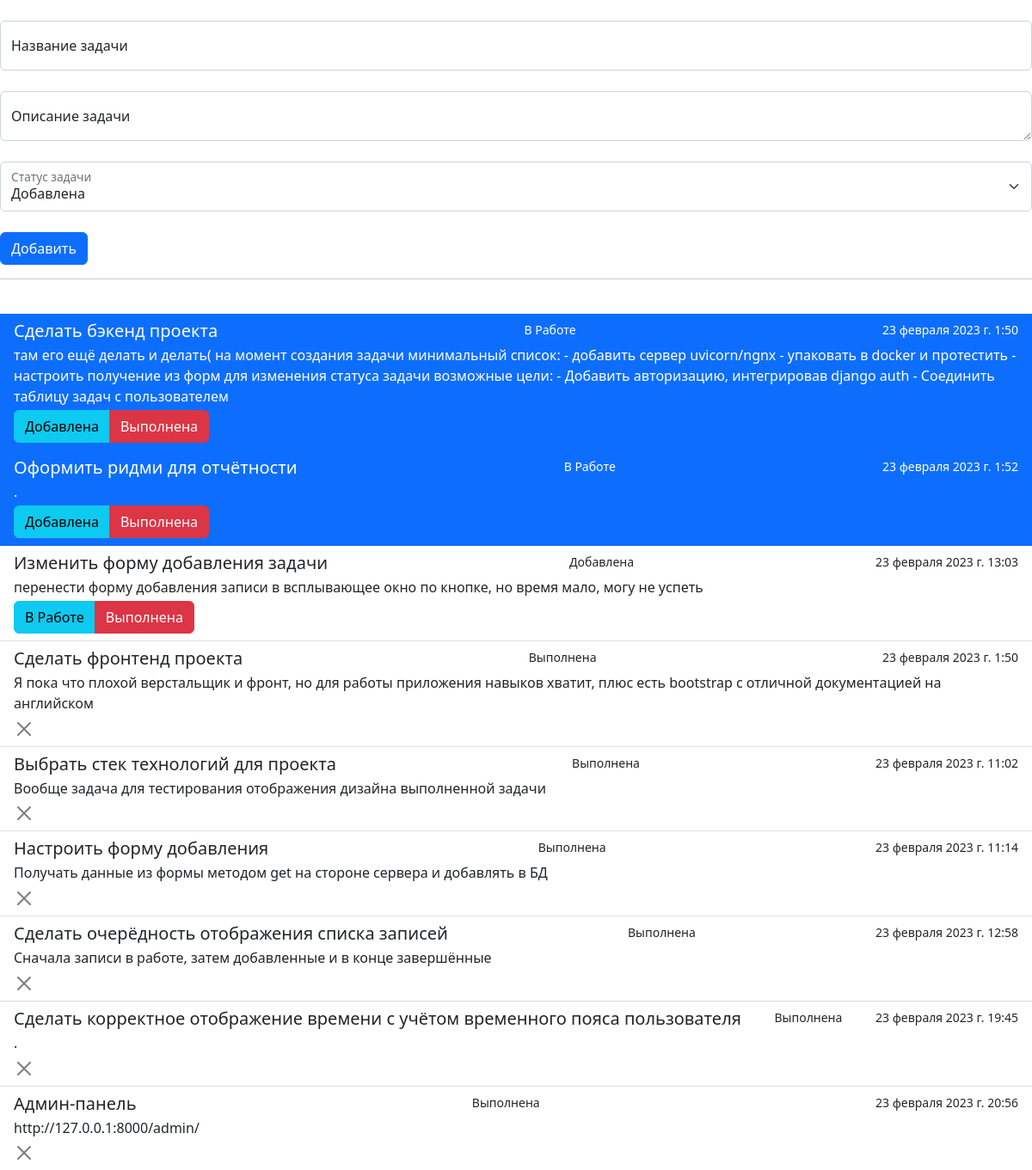
The page / on the database its author committed.
### service/apps/task_manager/models.py (models this page shows, shortened)
class Task(models.Model):
    ADD = "Добавлена"
    WORKED = "В Работе"
    END = "Выполнена"
    CHOISE_STATUS = [
        (ADD, "Добавлена"),
        (WORKED, "В Работе"),
        (END, "Выполнена")
    ]
    title = models.CharField('Название задачи', max_length=100)
    description = models.TextField('Описание задачи', null=False)
    status = models.CharField('Статус задачи', max_length=15, choices=CHOISE_STATUS, default=ADD)
    create_dateTime = models.DateTimeField("Время создания Задачи", auto_now_add=True)
    class Meta:
        verbose_name = 'Задача'
        verbose_name_plural = 'Задачи'

### service/apps/task_manager/views.py (the view, shortened to what this page needs)
# urls.py: path('', views.tasks, name = "tasks"),
def tasks(request, id: int = -1, status: str = None):
    if request.GET.get("Title") and request.GET.get("description") and request.GET.get("status"):
        if not Task.objects.filter(title=request.GET.get("Title")).exists():
            Task.objects.create(title=request.GET.get("Title"), description = request.GET.get("description"), status = request.GET.get("status"))
    out = {"Задачи" : []}
    current_tz = pytz.timezone('Asia/Yekaterinburg')
    timezone.activate(current_tz)
    Tasks = Task.objects.filter(status=Task.WORKED)
    for i in Tasks:
        out["Задачи"].append({
            "Имя" : i.title,
            "Описание" : i.description,
            "Состояние": i.status.title(),
            "id": i.id,
            "Время" : i.create_dateTime,
        })
    Tasks = Task.objects.filter(status=Task.ADD)
    for i in Tasks:
        out["Задачи"].append({
            "Имя" : i.title,
            "Описание" : i.description,
            "Состояние": i.status.title(),
            "id": i.id,
            "Время" : i.create_dateTime,
        })
    Tasks = Task.objects.filter(status=Task.END)
    for i in Tasks:
        out["Задачи"].append({
            "Имя" : i.title,
            "Описание" : i.description,
            "Состояние": i.status.title(),
            "id": i.id,
            "Время" : i.create_dateTime,
        })
    return render(request, 'index.html', out)

### service/templates/index.html (shortened to what this page needs)
<!DOCTYPE html>
{% load static %}
<head>
    <link rel="stylesheet" href="{% static "bootstrap.min.css" %}" />
</head>
<body>
    <br>
    <form action="{% url 'tasks' %}" method="get">
        <div class="form-floating">
            <input type="text" class="form-control" id="floatingTitle" placeholder="Название" name="Title">
            <label for="floatingTitle">Название задачи</label>
          </div>
              <br>
              <div class="form-floating">
                <textarea class="form-control" placeholder="Leave a comment here" id="floatingTextarea" name="description"></textarea>
                <label for="floatingTextarea">Описание задачи</label>
              </div>
              <br>
              <div class="form-floating">
                <select class="form-select" id="floatingSelect" aria-label="Floating label select example" name="status">
                  <option selected>Добавлена</option>
                </select>
                <label for="floatingSelect">Статус задачи</label>
              </div>
              <br>
          <div class="form-group">
            <button type="submit" class="btn btn-primary">Добавить</button>
          </div>
    </form>
    <hr>
    <br>
    <ul class="list-group list-group-flush">
        {% for el in Задачи %}
        {% if el.Состояние == "В Работе" %}
        <li class="list-group-item list-group-item-action flex-column align-items-start active">
        {% elif el.Состояние == "Добавлена"%}
        <li class="list-group-item list-group-item-action flex-column align-items-start">
        {% elif el.Состояние == "Выполнена"%}
        <li class="list-group-item list-group-item-action flex-column align-items-start">
        {% else %}
        <li class="list-group-item list-group-item-action flex-column align-items-start">
        {% endif %}
        <div class="d-flex w-100 justify-content-between">
        <h5 class="mb-1">{{el.Имя}}</h5>
        <small>{{el.Состояние}}</small>
        <small>{{el.Время}}</small>
        </div>
        <p class="mb-1">{{el.Описание}}</p>
        <div class="btn-group">
          {% if el.Состояние == "В Работе" %}
          <a href="{% url 'change' el.id "Добавлена" %}" class="btn btn-info">Добавлена</a>
          <a href="{% url 'change' el.id "Выполнена" %}" class="btn btn-danger">Выполнена</a>
        {% elif el.Состояние == "Добавлена"%}
          <a href="{% url 'change' el.id "В Работе" %}" class="btn btn-info">В Работе</a>
          <a href="{% url 'change' el.id "Выполнена" %}" class="btn btn-danger">Выполнена</a>
        {% elif el.Состояние == "Выполнена"%}
        <a href="{% url 'change' el.id "Удалить" %}" class="btn-close" aria-label="Close"></a>
        {% endif %}
        </div>
      </li>
        {% endfor %}
      </ul>
</body>
</html>

### rows shown on the page
Task: Имя "Сделать бэкенд проекта", Время "23 февраля 2023 г. 1:50", Описание "там его ещё делать и делать( на момент создания задачи минимальный список: - добавить сервер uvicorn/ngnx - упаковать в docker и протестить - настроить получение из форм для изменения статуса задачи возможные цели: - Добавить авторизацию, интегрировав django auth - Соединить таблицу задач с пользователем"
Task: Имя "Оформить ридми для отчётности", Состояние "В Работе", Время "23 февраля 2023 г. 1:52", Описание ".", shows "Добавлена"
Task: Имя "Изменить форму добавления задачи", Время "23 февраля 2023 г. 13:03", Описание "перенести форму добавления записи в всплывающее окно по кнопке, но время мало, могу не успеть"
Task: Имя "Сделать фронтенд проекта", Время "23 февраля 2023 г. 1:50", Описание "Я пока что плохой верстальщик и фронт, но для работы приложения навыков хватит, плюс есть bootstrap с отличной документацией на английском"
Task: Имя "Выбрать стек технологий для проекта", Время "23 февраля 2023 г. 11:02", Описание "Вообще задача для тестирования отображения дизайна выполненной задачи"
Task: Имя "Настроить форму добавления", Время "23 февраля 2023 г. 11:14", Описание "Получать данные из формы методом get на стороне сервера и добавлять в БД"
Task: Имя "Сделать очерёдность отображения списка записей", Время "23 февраля 2023 г. 12:58", Описание "Сначала записи в работе, затем добавленные и в конце завершённые"
Task: Имя "Сделать корректное отображение времени с учётом временного пояса пользователя", Состояние "Выполнена", Время "23 февраля 2023 г. 19:45", Описание "."
Task: Имя "Админ-панель", Время "23 февраля 2023 г. 20:56", Описание "http://127.0.0.1:8000/admin/"

### other values the page prints
{{ el.Состояние }} "В Работе" "Добавлена" "Выполнена" "Выполнена" "Выполнена" "Выполнена" "Выполнена"
